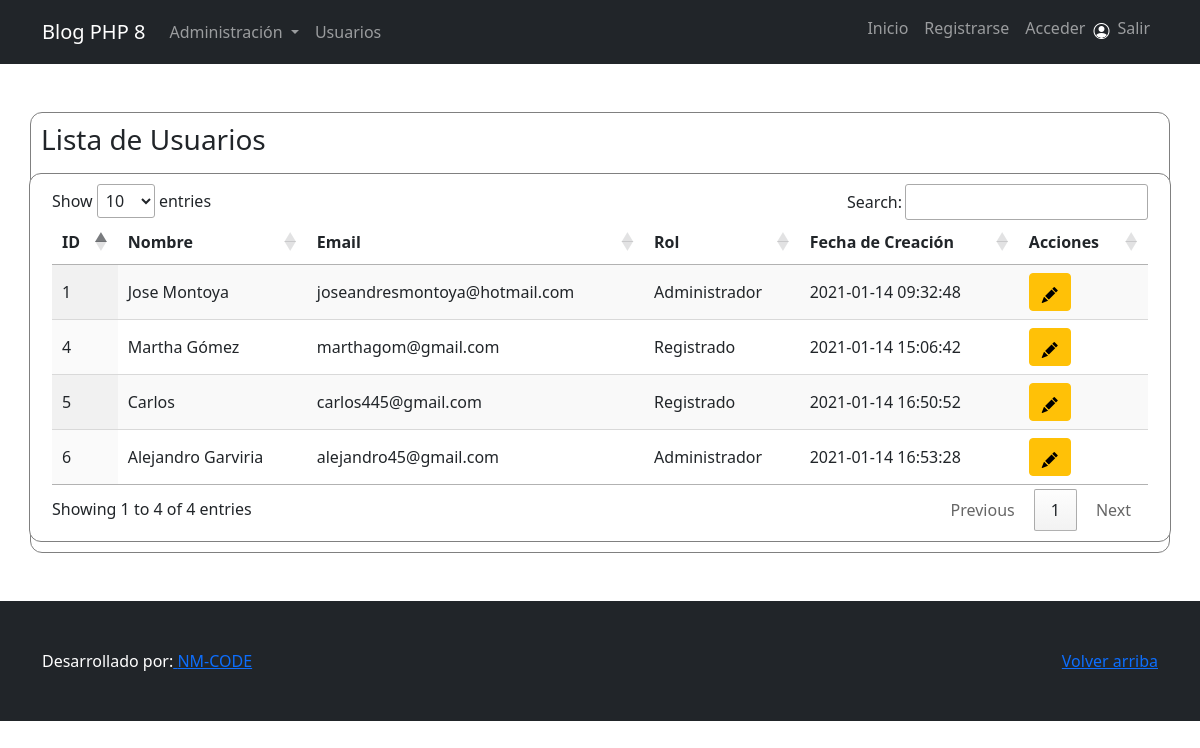
/admin/usuarios.php, run on the app's committed database.
### tables this page shows
CREATE TABLE `usuarios` (
  `id` int(11) NOT NULL,
  `nombre` varchar(255) NOT NULL,
  `email` varchar(255) NOT NULL,
  `password` varchar(255) NOT NULL,
  `rol_id` int(11) NOT NULL,
  `fecha_creacion` datetime NOT NULL DEFAULT current_timestamp()
);

CREATE TABLE `roles` (
  `id` int(11) NOT NULL,
  `nombre` varchar(255) NOT NULL
);

### models/Usuario.php (called while the page is built, shortened)
<?php
class Usuario{
    private $conn;
    private $table = 'usuarios';
    public function __construct($db)
    {
        $this->conn = $db;
    }
    public function leer()
    {
        $sql = 'SELECT
                    u.id AS usuario_id,
                    u.nombre AS usuario_nombre,
                    u.email AS usuario_email,
                    u.fecha_creacion AS usuario_fecha_creacion,
                    r.nombre AS rol
                FROM ' . $this->table .
                ' u INNER JOIN roles r
                ON r.id = u.rol_id';
        $stmt = $this->conn->prepare($sql);
        $stmt->execute();
        $usuarios = $stmt->fetchAll(PDO::FETCH_OBJ);
        return $usuarios;
    }
}
?>

### admin/usuarios.php (the view, shortened to what this page needs)
<?php include("../includes/header.php") ?>
<?php
$baseDatos = new Basemysql();
$db = $baseDatos->connect();
$usuarios = new Usuario($db);
$resultado = $usuarios->leer();
?>
<div class="row">
    <div class="col-sm-6">
        <h3>Lista de Usuarios</h3>
    </div>
</div>
<div class="row mt-2 caja">
    <div class="col-sm-12">
        <table id="tblUsuarios" class="display" style="width:100%">
            <thead>
                <tr>
                    <th>ID</th>
                    <th>Nombre</th>
                    <th>Email</th>
                    <th>Rol</th>
                    <th>Fecha de Creación</th>
                    <th>Acciones</th>
                </tr>
            </thead>
            <tbody>
                <?php
                    foreach ($resultado as $usuario) {
                ?>
                        <tr>
                            <td><?php echo $usuario->usuario_id; ?></td>
                            <td><?php echo $usuario->usuario_nombre; ?></td>
                            <td><?php echo $usuario->usuario_email; ?></td>
                            <td><?php echo $usuario->rol; ?></td>
                            <td><?php echo $usuario->usuario_fecha_creacion; ?></td>
                            <td>
                                <a href="editar_usuario.php?id=<?php echo $usuario->usuario_id; ?>" class="btn btn-warning">
                                    <i class="bi bi-pencil-fill"></i>
                                </a>
                            </td>
                        </tr>
                <?php
                    }
                ?>
            </tbody>
        </table>
    </div>
</div>
<?php include("../includes/footer.php") ?>

### includes/header.php (shortened to what this page needs)
<?php include '../models/Usuario.php'?>
<!doctype html>
<html lang="es">
<head>
    <link href="https://cdn.jsdelivr.net/npm/bootstrap@5.0.0-beta1/dist/css/bootstrap.min.css" rel="stylesheet"
>
    <link rel="stylesheet" href="../css/bootstrap-icons-1.2.1/font/bootstrap-icons.css">
    <link href="https://cdn.datatables.net/1.10.22/css/jquery.dataTables.min.css" rel="stylesheet">
    <link rel="stylesheet" href="../css/estilos.css">
</head>
<body>
    <nav class="navbar navbar-expand-lg navbar-dark bg-dark">
        <div class="container">
            <a class="navbar-brand" href="<?php echo RUTA_FRONT; ?>">Blog PHP 8</a>
            <div class="collapse navbar-collapse" id="navbarSupportedContent">
                <ul class="navbar-nav me-auto mb-2 mb-lg-0">
                    <li class="nav-item dropdown">
                        <a class="nav-link dropdown-toggle" href="#" id="navbarDropdown" role="button"
                            data-bs-toggle="dropdown" aria-expanded="false">
                            Administración
                        </a>
                    </li>
                    <li class="nav-item">
                        <a class="nav-link" href="usuarios.php">Usuarios</a>
                    </li>
                </ul>
                <ul class="navbar-nav mb-2 mb-lg-0">
                    <li class="nav-item">
                        <a class="nav-link" href="../index.php">Inicio</a>
                    </li>
                    <li class="nav-item">
                        <a class="nav-link" href="../registro.php">Registrarse</a>
                    </li>
                    <li class="nav-item">
                        <a class="nav-link" href="../acceder.php">Acceder</a>
                    </li>
                    <li class="nav-item">
                        <p class="text-white mt-2"><i class="bi bi-person-circle"></i></p>
                    </li>
                    <li class="nav-item">
                        <a class="nav-link" href="../salir.php">Salir</a>
                    </li>
                </ul>
            </div>
        </div>
    </nav>
    <div class="container mt-5 caja">

### includes/footer.php (shortened to what this page needs)
</div>
<footer class="text-muted py-5 mt-5">
    <div class="container">
        <p class="float-end mb-1">
            <a href="#">Volver arriba</a>
        </p>
        <p class="mb-0 text-white">Desarrollado por:<a href=""> NM-CODE </a></p>
    </div>
</footer>
</body>
</html>

### css/estilos.css (style rules this page uses)
.caja { background: #ffffff; border: 1px solid gray; border-radius: 12px; padding: 10px; }
footer { background: #212529; }

### data on the page
usuarios: id "1", nombre "Jose Montoya", email "joseandresmontoya@hotmail.com", rol.nombre "Administrador", fecha_creacion "2021-01-14 09:32:48"
usuarios: id "4", nombre "Martha Gómez", email "marthagom@gmail.com", rol.nombre "Registrado", fecha_creacion "2021-01-14 15:06:42"
usuarios: id "5", nombre "Carlos", email "carlos445@gmail.com", rol.nombre "Registrado", fecha_creacion "2021-01-14 16:50:52"
usuarios: id "6", nombre "Alejandro Garviria", email "alejandro45@gmail.com", rol.nombre "Administrador", fecha_creacion "2021-01-14 16:53:28"
